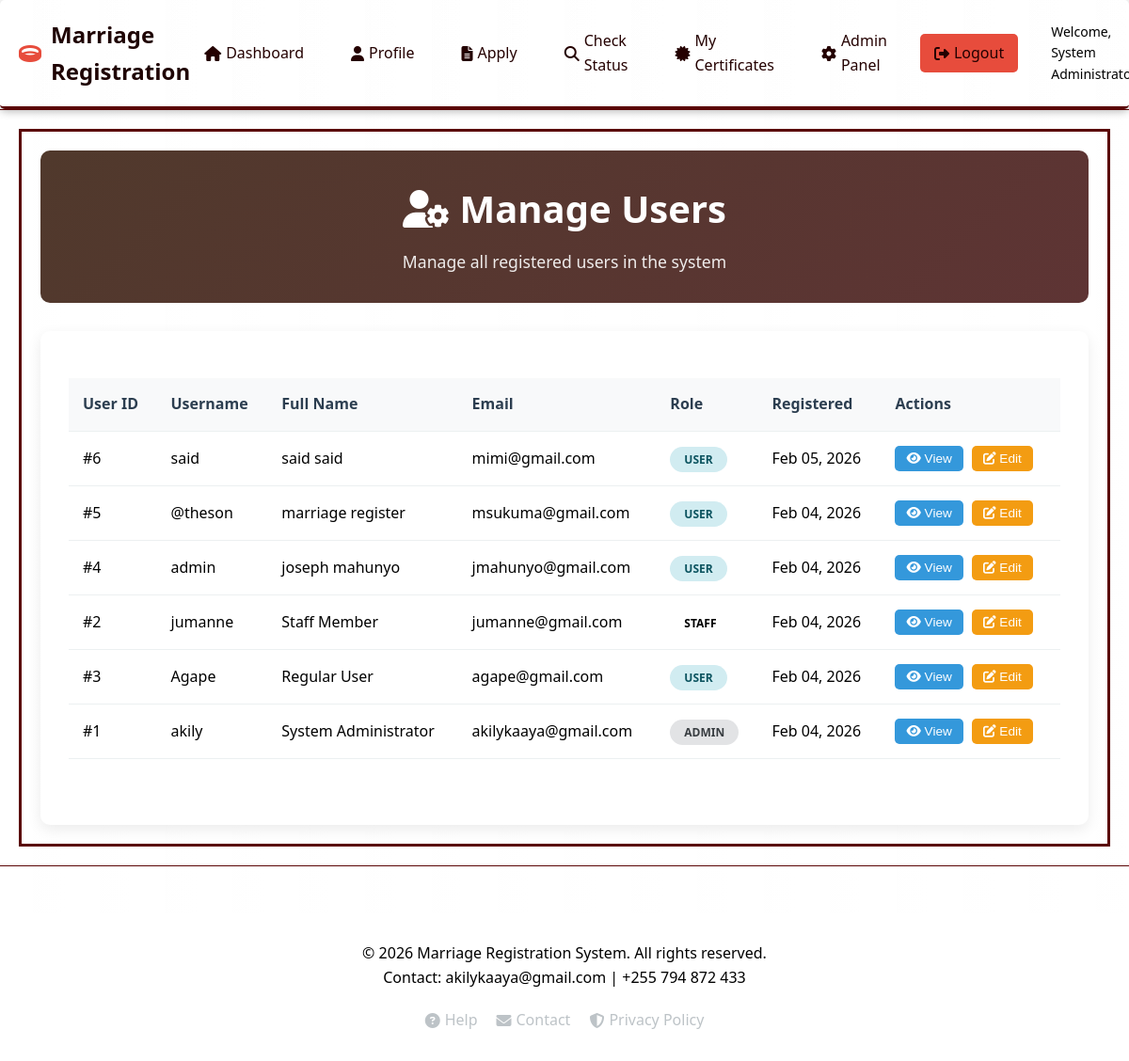
The page /admin/users.php (signed in) on the database its author committed.
### tables this page shows
CREATE TABLE `users` (
  `id` int(11) NOT NULL,
  `username` varchar(50) NOT NULL,
  `email` varchar(100) NOT NULL,
  `password_hash` varchar(255) NOT NULL,
  `full_name` varchar(100) NOT NULL,
  `phone` varchar(20) DEFAULT NULL,
  `address` text DEFAULT NULL,
  `date_of_birth` date DEFAULT NULL,
  `id_type` varchar(50) DEFAULT NULL,
  `id_number` varchar(50) DEFAULT NULL,
  `role` enum('user','admin','staff') DEFAULT 'user',
  `is_active` tinyint(1) DEFAULT 1,
  `last_login` timestamp NULL DEFAULT NULL,
  `created_at` timestamp NOT NULL DEFAULT current_timestamp(),
  `updated_at` timestamp NOT NULL DEFAULT current_timestamp() ON UPDATE current_timestamp()
);

### admin/users.php (the view, shortened to what this page needs)
<?php
require_once '../includes/header.php';
$conn = getDBConnection();
$users = [];
$result = $conn->query("SELECT id, username, email, full_name, role, created_at FROM users ORDER BY created_at DESC");
while ($row = $result->fetch_assoc()) {
    $users[] = $row;
}
?>
<div class="admin-container">
    <div class="admin-header">
        <h1><i class="fas fa-user-cog"></i> Manage Users</h1>
        <p>Manage all registered users in the system</p>
    </div>
    <div class="admin-content">
        <div class="admin-section">
            <div class="applications-table">
                <table>
                    <thead>
                        <tr>
                            <th>User ID</th>
                            <th>Username</th>
                            <th>Full Name</th>
                            <th>Email</th>
                            <th>Role</th>
                            <th>Registered</th>
                            <th>Actions</th>
                        </tr>
                    </thead>
                    <tbody>
                        <?php foreach ($users as $user): ?>
                            <tr>
                                <td>#<?php echo $user['id']; ?></td>
                                <td><?php echo $user['username']; ?></td>
                                <td><?php echo $user['full_name']; ?></td>
                                <td><?php echo $user['email']; ?></td>
                                <td>
                                    <span class="status-badge status-<?php echo $user['role']; ?>">
                                        <?php echo ucfirst($user['role']); ?>
                                    </span>
                                </td>
                                <td><?php echo date('M d, Y', strtotime($user['created_at'])); ?></td>
                                <td>
                                    <button class="btn-small btn-view" onclick="viewUser(<?php echo $user['id']; ?>)">
                                        <i class="fas fa-eye"></i> View
                                    </button>
                                    <button class="btn-small btn-edit" onclick="editUser(<?php echo $user['id']; ?>)">
                                        <i class="fas fa-edit"></i> Edit
                                    </button>
                                </td>
                            </tr>
                        <?php endforeach; ?>
                    </tbody>
                </table>
            </div>
        </div>
    </div>
</div>
<?php require_once '../includes/footer.php'; ?>

### css/style.css (style rules this page uses)
.admin-container { max-width: 1200px; margin: 0 auto; padding: 20px; border: 3px solid #5a0404; }
.admin-header { background: linear-gradient(135deg, #50392c 0%, #5e3434 100%); color: white; padding: 30px; border-radius: 10px; margin-bottom: 30px; text-align: center; }
.admin-header h1 { font-size: 2.5rem; margin-bottom: 10px; }
.admin-header p { font-size: 1.1rem; opacity: 0.9; }
.admin-content { background: white; border-radius: 10px; padding: 30px; box-shadow: 0 5px 15px rgba(0,0,0,0.08); }
.admin-section { margin-bottom: 40px; }
.applications-table { overflow-x: auto; }
.applications-table table { width: 100%; border-collapse: collapse; margin-top: 20px; }
.applications-table th, .applications-table td { padding: 15px; text-align: left; border-bottom: 1px solid #ecf0f1; }
.applications-table th { background: #f8f9fa; font-weight: 600; color: #2c3e50; }
.status-badge { padding: 5px 12px; border-radius: 20px; font-size: 0.85rem; font-weight: 600; text-transform: uppercase; }
.status-admin { background: #e2e3e5; color: #383d41; }
.status-user { background: #d1ecf1; color: #0c5460; }
.btn-small { padding: 6px 12px; font-size: 0.85rem; border: none; border-radius: 5px; cursor: pointer; margin-right: 5px; transition: all 0.3s; }
.btn-view { background: #3498db; color: white; }
.btn-edit { background: #f39c12; color: white; }
* { margin: 0; padding: 0; box-sizing: border-box; }
body { font-family: 'Segoe UI', sans-serif; line-height: 1.6; color: rgb(0, 0, 0); background: linear-gradient(90deg, #ffffff23 0%, #ffffff34 100%); min-height: 100vh; }
.status-badge { padding: 5px 15px; border-radius: 20px; font-size: 12px; font-weight: bold; text-transform: uppercase; }

### rows shown on the page
users: id "6", username "said", full_name "said said", email "mimi@gmail.com", role "USER", created_at "Feb 05, 2026"
users: id "5", username "@theson", full_name "marriage register", email "msukuma@gmail.com", role "USER", created_at "Feb 04, 2026"
users: id "4", username "admin", full_name "joseph mahunyo", email "jmahunyo@gmail.com", role "USER", created_at "Feb 04, 2026"
users: id "2", username "jumanne", full_name "Staff Member", email "jumanne@gmail.com", role "STAFF", created_at "Feb 04, 2026"
users: id "3", username "Agape", full_name "Regular User", email "agape@gmail.com", role "USER", created_at "Feb 04, 2026"
users: id "1", username "akily", full_name "System Administrator", email "akilykaaya@gmail.com", role "ADMIN", created_at "Feb 04, 2026"

### other values the page prints
$_SESSION['full_name'] "System…"
